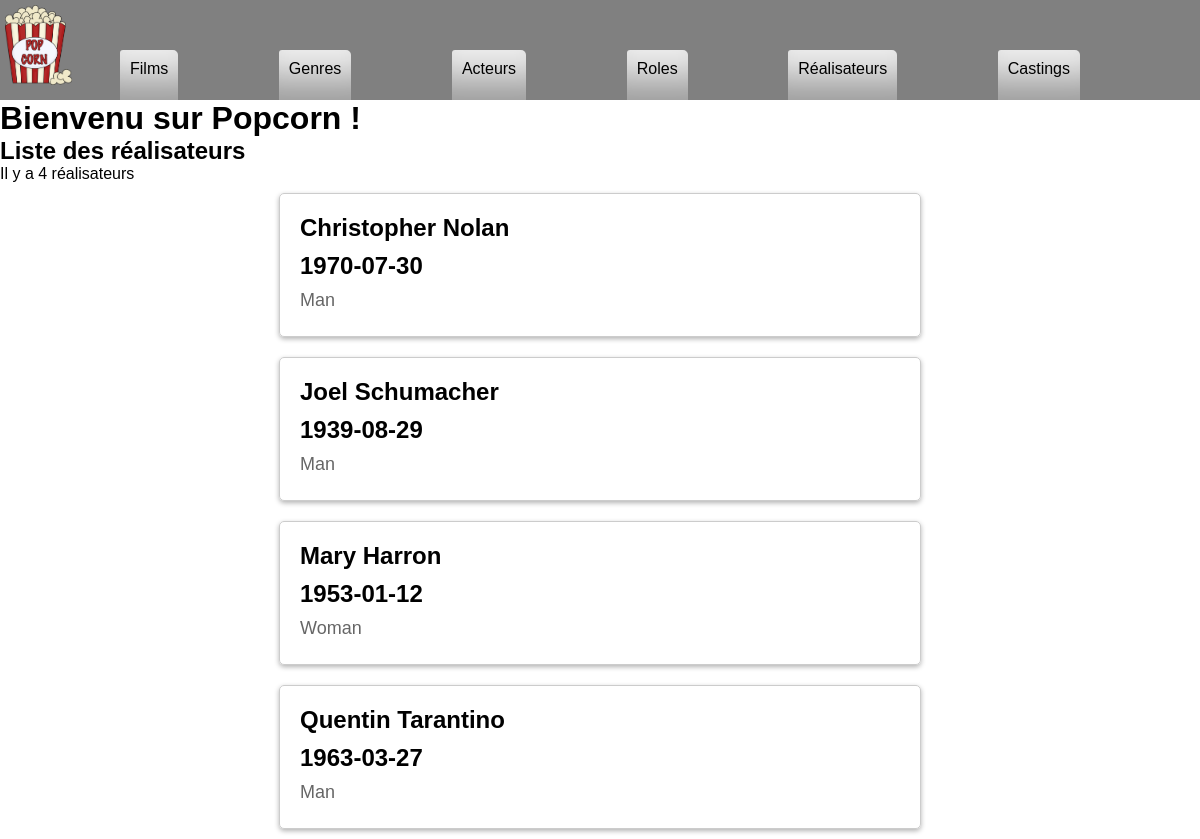
Page /index.php?action=listDirectors on the earlier database version.
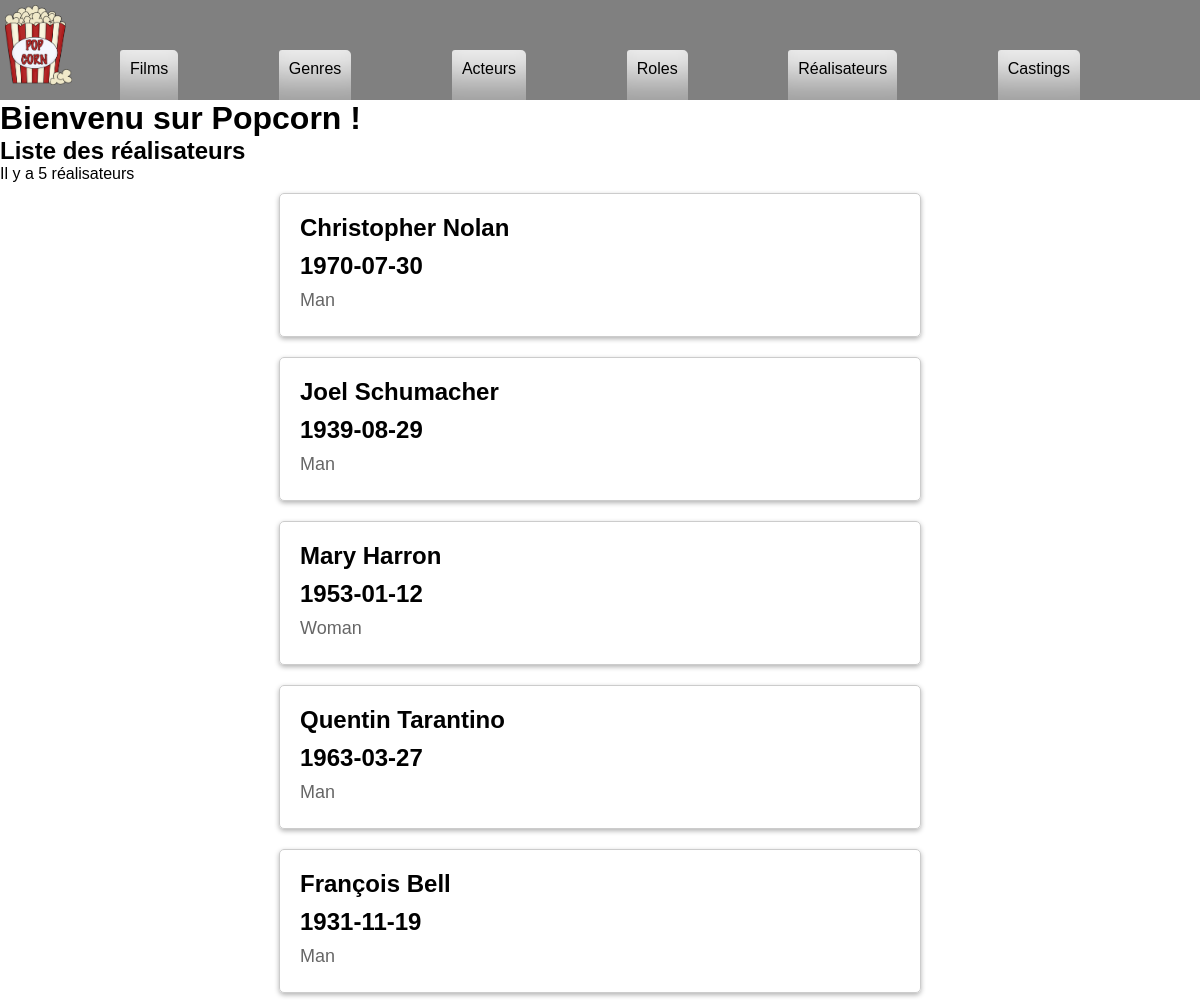
Same page on the later database version.
### tables this page shows
CREATE TABLE IF NOT EXISTS `director` (
  `id_director` int NOT NULL AUTO_INCREMENT,
  `firstname` varchar(50) DEFAULT NULL,
  `lastname` varchar(50) DEFAULT NULL,
  `sexe` varchar(10) DEFAULT NULL,
  `birthdate` date DEFAULT NULL,
  PRIMARY KEY (`id_director`)
);

### controller/CinemaController.php (called while the page is built, shortened)
<?php
class CinemaController
{
	public function listDirectors()
	{
		$pdo = Connect::connectToDb();
		$request = $pdo->query("
    SELECT firstname, lastname, sexe, birthdate, id_director
    FROM director
    ");
		require "view/listDirectors.php";
	}
}

### view/listDirectors.php (the view, shortened to what this page needs)
<p> Il y a <?= $request->rowCount() ?> réalisateurs</p>
<table>
    <div class="movie-card-list">
        <?php
        foreach ($request->fetchAll() as $director) { ?>
            <div class="movie-card-person">
                <a href="index.php?action=detailsDirector&id=<?= $director["id_director"] ?>">
                    <span><?= $director["firstname"]." ".$director["lastname"] ?></span>
                    <span><?= $director["birthdate"] ?></span>
                    <span><?= $director["sexe"] ?></span>
                </a>
            </div>
        <?php
    } ?>
        </div>
<?php
require "view/template.php";

Differences in the rows shown:
added director: firstname "François", lastname "Bell", birthdate "1931-11-19", sexe "Man"
Other differences:
$request->rowCount(): "4" → "5"
